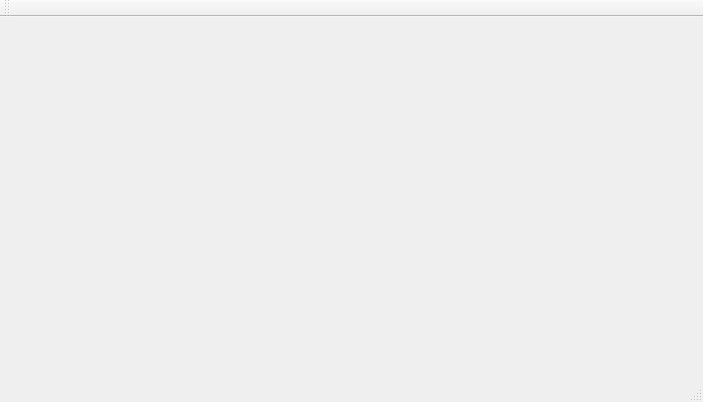
<?xml version="1.0" encoding="UTF-8"?>
<ui version="4.0">
 <class>MainWindow</class>
 <widget class="QMainWindow" name="MainWindow">
  <property name="geometry">
   <rect>
    <x>0</x>
    <y>0</y>
    <width>703</width>
    <height>402</height>
   </rect>
  </property>
  <property name="windowTitle">
   <string>MainWindow</string>
  </property>
  <widget class="QWidget" name="centralWidget"/>
  <widget class="QMenuBar" name="menuBar">
   <property name="geometry">
    <rect>
     <x>0</x>
     <y>0</y>
     <width>703</width>
     <height>19</height>
    </rect>
   </property>
  </widget>
  <widget class="QToolBar" name="mainToolBar">
   <attribute name="toolBarArea">
    <enum>TopToolBarArea</enum>
   </attribute>
   <attribute name="toolBarBreak">
    <bool>false</bool>
   </attribute>
  </widget>
  <widget class="QStatusBar" name="statusBar"/>
 </widget>
 <layoutdefault spacing="6" margin="11"/>
 <resources/>
 <connections/>
</ui>
